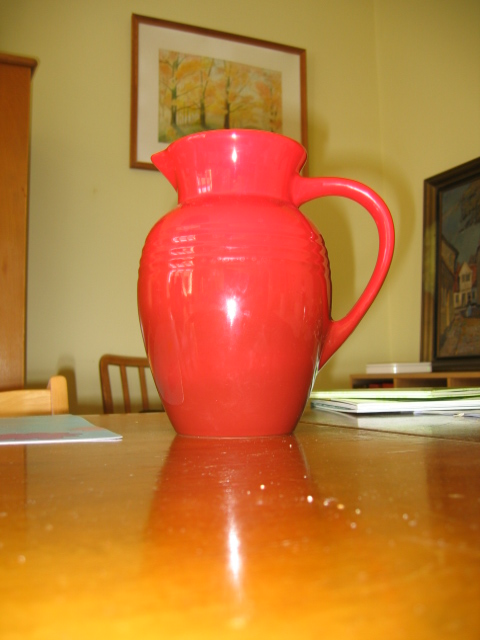
#> input picture src/kande1.jpg, 480 x 640 px
$ python assignment1.py   (Python 2 division)   (older library calls are emulated)
#> lines starting #> are read from the running program, lines starting #| are printed output that depends on the picture
#!/usr/bin/env python
import pylab as pl
import numpy as np
from PIL import Image
import random
from math import log, fabs, sqrt

def gauss(x, mu, sigma):
    return 1/(np.sqrt(2*np.pi)*sigma) * np.exp(-((x-mu)**2)/(2*sigma**2))

## Question 1.1
pl.figure()
pl.title('Question 1.1')

pl.subplot(311)
x1 = np.mgrid[-5:5:100j]
value1 = gauss(x1,-1,1)
pl.xlabel('(mu,sigma) = (-1,1)')
pl.plot(x1, value1, 'r-')

pl.subplot(312)
x2 = np.mgrid[-5:5:100j]
value2 = gauss(x2,0,2)
pl.xlabel('(mu,sigma) = (0,2)')
pl.plot(x2, value2, 'b-')

pl.subplot(313)
x3 = np.mgrid[-10:10:100j]
value3 = gauss(x3,2,3)
pl.xlabel('(mu,sigma) = (2,3)')
pl.plot(x3, value3, 'g-')

pl.show()
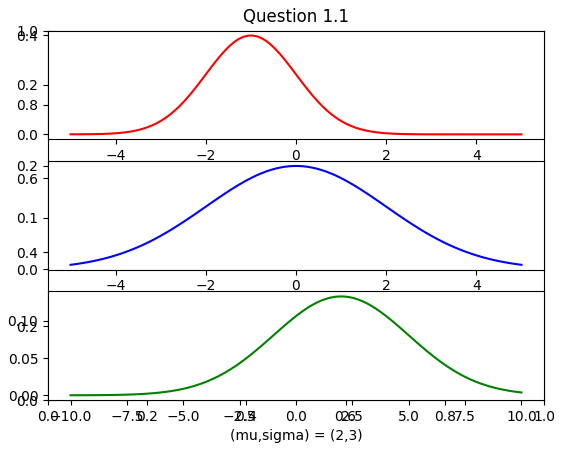
#> figure drawn by matplotlib, 3 panels; panel 1: curve peaks at x = -0.96, y = 0.399; panel 2: curve peaks at x = -0.0505, y = 0.199; panel 3: curve peaks at x = 1.92, y = 0.133


## Question 1.2
sigma = np.mat("0.3 0.2; 0.2 0.2")
mu = np.mat("1;1")

def gen_samples(n):
    zlist = [pl.randn(2,1) for i in range(100)]
    L = np.linalg.cholesky(sigma)
    samples = [mu + L*z for z in zlist]
    xsamples, ysamples = [x[0][0,0] for x in samples], [x[1][0,0] for x in samples]
    return (samples, xsamples, ysamples)

samples, xsamples, ysamples = gen_samples(100)

## Question 1.3
mu_estimate    = sum(samples) / len(samples)
sigma_estimate = sum([(x - mu_estimate)*(x - mu_estimate).T for x in samples]) / len(samples)

print "mu:", mu_estimate
print "sigma:", sigma_estimate

pl.plot(xsamples, ysamples,'ro', mu[0], mu[1], 'gv', mu_estimate[0], mu_estimate[1],'bo')
print "Sample mean deviation:", (mu - mu_estimate)[0,0]
pl.show()
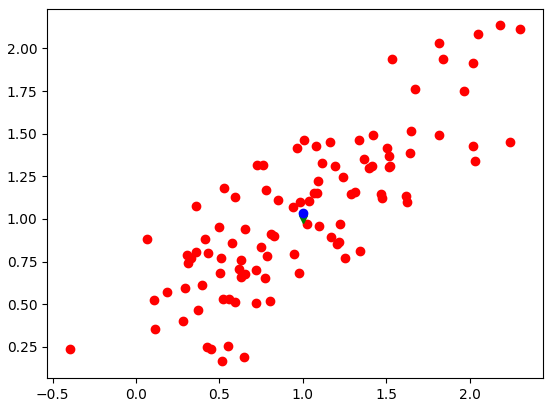
#> figure drawn by matplotlib, 1 panel

## Question 1.5
f, axes = pl.subplots(2, 4, sharey='row')
f.suptitle('Question 1.5')

bins = [5,10,20,30]
varians = [0.3, 0.2]
samples = [xsamples, ysamples]

for i in range(2):
    for j in range(4):
        axes[i,j].hist(samples[i], normed=True, bins=bins[j])
        axes[i,j].set_title('bins = %d' % bins[j])
        x = np.mgrid[-1:3:100j]
        value = gauss(x,1,sqrt(varians[i]))
        axes[i,j].plot(x,value,'r-')

for foo in axes:
    for axis in foo:
        for label in axis.get_xticklabels():
            label.set_rotation(random.randrange(-90,90))

pl.show()
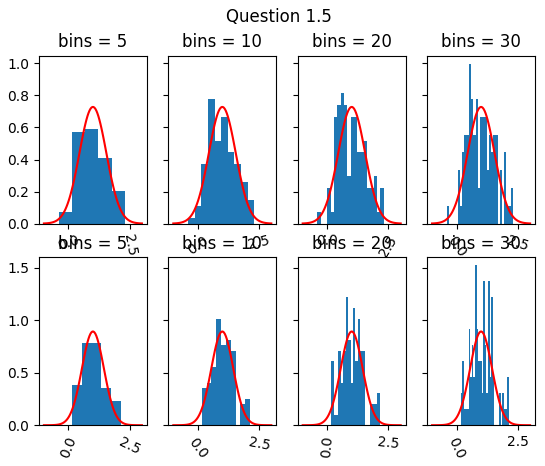
#> figure drawn by matplotlib, 8 panels; panel 1: tallest bar 0.592 high, from x = 0.683 to 1.22; panel 1: curve peaks at x = 0.98, y = 0.728; panel 5: curve peaks at x = 0.98, y = 0.891

## Question 1.6
pl.figure()
pl.title('Question 1.6')
xs = np.mgrid[-1:3:100j]
vs = gauss(xs, mu[0,0], sqrt(sigma[0,0]))

pl.hist(xsamples, normed=True, bins=20, color='g')
pl.plot(xs, vs, 'r-')

pl.show()
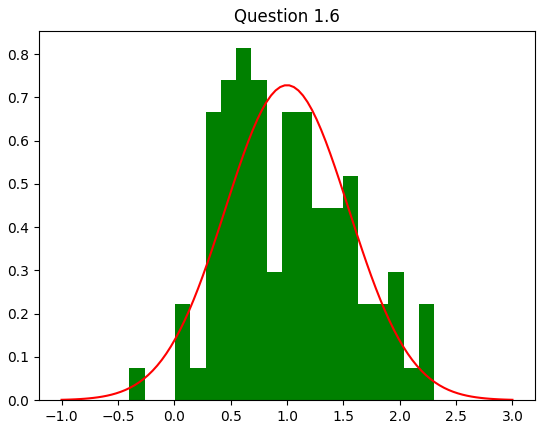
#> figure drawn by matplotlib, 1 panel; tallest bar 0.814 high, from x = 0.548 to 0.683; curve peaks at x = 0.98, y = 0.728

# \mu = 1, \sigma = \sqrt{0.3}
# p_1(x) = \frac{1}{\sqrt{0.3*2\pi}} \exp \left\{ -\frac{1}{2 \cdot 0.3} (x - 1)^2 \right\}

## Question 1.7

f, axes = pl.subplots(2, 3)
f.suptitle('Question 1.7')

bins = [10,15,20]
ks, kxs, kys = gen_samples(1000)
for i in range(3):
    axes[0,i].set_title("bins = %dx%d" % (bins[i], bins[i]))
    axes[0,i].hist2d(kxs, kys, bins=(bins[i],bins[i]))

sample_nums = [100, 1000, 10000]
for i in range(3):
    s, xs, ys = gen_samples(sample_nums[i])
    axes[1,i].set_title("samples = %d" % sample_nums[i])
    axes[1,i].hist2d(xs, ys, bins=(15,15))

pl.show()
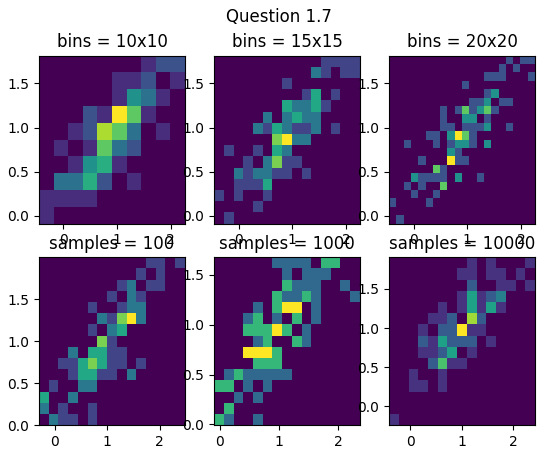
#> figure drawn by matplotlib, 6 panels

## Question 1.8
def exp_transform(l, z):
    """ Transforms a uniformly distributed on the unit interval to an
        expontentially distributed value with parameter l.
        Inverse taken from p. 526, ex 11.2. """
    return -1/l * log(1 - z)

def exp_sample(l, n):
    """ n samples from the exponential distribution with parameter l. """
    return [exp_transform(l, random.random()) for i in range(n)]

f, axes = pl.subplots(2)

l = 2.0
true_mean = 1.0/l
cats = range(10, 1000, 100)
sample_means = [
    [ fabs(true_mean - sum(exp_sample(l, n))/n) for i in range(1000) ]
    for n in cats
]

axes[0].boxplot(sample_means)
axes[0].set_xticks(range(1, len(cats)+1, 1), cats)
axes[1].boxplot(sample_means)
axes[1].set_xticks(range(1, len(cats)+1, 1), cats)
axes[1].set_yscale('log')

pl.show()
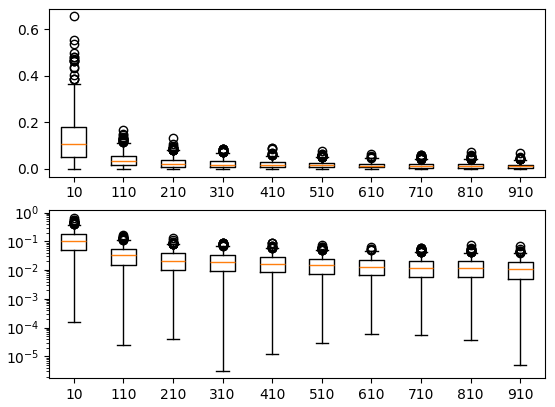
#> figure drawn by matplotlib, 2 panels


## Question 1.9

# Load image
img = Image.open('kande1.jpg')
#> img is the input picture: PIL image 480x640 RGB; mean R, G, B 188.5, 120.2, 56.3
(ysize, xsize) = img.size
#> ysize = 480; xsize = 640
im = img.load()

# Extract training set
training_set = [np.array(im[x,y]).reshape((3,1))*1.0 for x in range(150,330) for y in range(264,328)]
#> training_set = 11520 items, first 6: [255, 73, 52], [255, 74, 53], [251, 75, 52], [250, 71, 49], [249, 68, 49], [250, 65, 47]

# Convert image to list of pixels
image = [np.array(im[y,x]).reshape((3,1))*1.0 for x in range(xsize) for y in range(ysize)]
#> image = 307200 items

# Maximum likelyhood solution for sample mean
mu_ml = sum(training_set) / len(training_set)
#> mu_ml = [243.7, 76.44, 65.65]

# Maximum likelyhood solution for covariance matrix
sigma_ml = sum([np.dot((x - mu_ml),(x - mu_ml).T) for x in training_set]) / len(training_set)
#> sigma_ml = [[536.3, 343.3, 442.6], [343.3, 1123.9, 1308.8], [442.6, 1308.8, 1584.8]]

# Covariance matrix inverse
sigma_ml_inv = np.linalg.inv(sigma_ml)
#> sigma_ml_inv = [[0.00249, 0.00129, -0.00176], [0.00129, 0.0239, -0.0201], [-0.00176, -0.0201, 0.0177]]

# Probability density function
def prob_density(x, mu, sigma, sigma_inv):
    try:
        exponent = -(0.5)*(np.dot((x-mu).T,np.dot(sigma_inv, (x-mu))))
#> exponent = [-37.88]
    except Exception as e:
        print x, mu, sigma, sigma_inv, e
    denominator = (2.0*np.pi)**(1.5) * np.linalg.norm(sigma)**(0.5)
#> denominator = 840.6
    return 1/denominator * np.exp(exponent)

# Calculate probability density for the image
probabilities = np.array([prob_density(x, mu_ml, sigma_ml, sigma_ml_inv) for x in image]).reshape(xsize,ysize)
#> (the run stopped early here; a loop or call above may not have finished)
